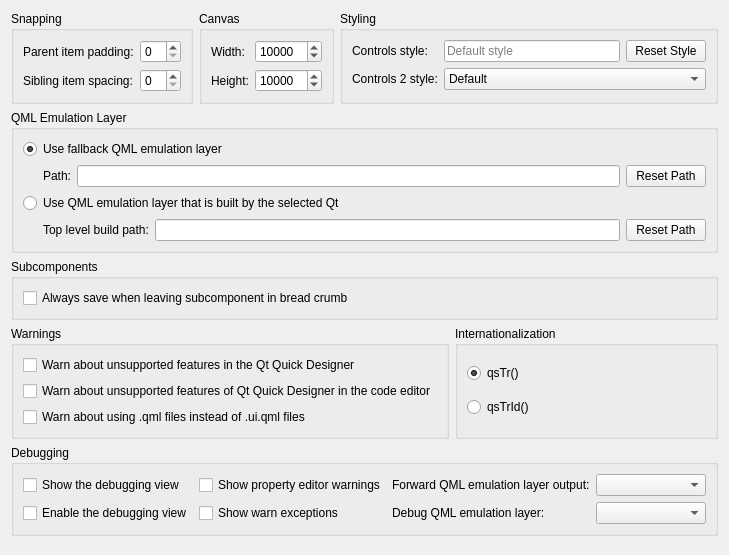
<?xml version="1.0" encoding="UTF-8"?>
<ui version="4.0">
 <class>QmlDesigner::Internal::SettingsPage</class>
 <widget class="QWidget" name="QmlDesigner::Internal::SettingsPage">
  <property name="geometry">
   <rect>
    <x>0</x>
    <y>0</y>
    <width>678</width>
    <height>555</height>
   </rect>
  </property>
  <property name="windowTitle">
   <string>Form</string>
  </property>
  <layout class="QVBoxLayout" name="verticalLayout_3">
   <item>
    <layout class="QHBoxLayout" name="horizontalLayout">
     <item>
      <widget class="QGroupBox" name="groupBox_01">
       <property name="title">
        <string>Snapping</string>
       </property>
       <layout class="QGridLayout" name="gridLayout">
        <item row="1" column="1">
         <widget class="QSpinBox" name="spinItemSpacing">
          <property name="maximum">
           <number>50</number>
          </property>
         </widget>
        </item>
        <item row="0" column="0">
         <widget class="QLabel" name="snapMarginLabel">
          <property name="text">
           <string>Parent item padding:</string>
          </property>
         </widget>
        </item>
        <item row="0" column="1">
         <widget class="QSpinBox" name="spinSnapMargin">
          <property name="maximum">
           <number>10</number>
          </property>
         </widget>
        </item>
        <item row="1" column="0">
         <widget class="QLabel" name="itemSpacingLabel">
          <property name="text">
           <string>Sibling item spacing:</string>
          </property>
         </widget>
        </item>
       </layout>
      </widget>
     </item>
     <item>
      <widget class="QGroupBox" name="groupBox_02">
       <property name="title">
        <string>Canvas</string>
       </property>
       <layout class="QGridLayout" name="gridLayout_2">
        <item row="0" column="0">
         <widget class="QLabel" name="canvasWidthLabel">
          <property name="text">
           <string>Width:</string>
          </property>
         </widget>
        </item>
        <item row="1" column="0">
         <widget class="QLabel" name="canvasHeightLabel">
          <property name="text">
           <string>Height:</string>
          </property>
         </widget>
        </item>
        <item row="1" column="1">
         <widget class="QSpinBox" name="spinCanvasHeight">
          <property name="maximum">
           <number>100000</number>
          </property>
          <property name="singleStep">
           <number>100</number>
          </property>
          <property name="value">
           <number>10000</number>
          </property>
         </widget>
        </item>
        <item row="0" column="1">
         <widget class="QSpinBox" name="spinCanvasWidth">
          <property name="maximum">
           <number>100000</number>
          </property>
          <property name="singleStep">
           <number>100</number>
          </property>
          <property name="value">
           <number>10000</number>
          </property>
         </widget>
        </item>
       </layout>
      </widget>
     </item>
     <item>
      <widget class="QGroupBox" name="groupBox_03">
       <property name="minimumSize">
        <size>
         <width>0</width>
         <height>0</height>
        </size>
       </property>
       <property name="title">
        <string>Styling</string>
       </property>
       <layout class="QGridLayout" name="gridLayout_5">
        <item row="0" column="0">
         <widget class="QLabel" name="label_3">
          <property name="text">
           <string>Controls style:</string>
          </property>
         </widget>
        </item>
        <item row="0" column="1">
         <widget class="QLineEdit" name="styleLineEdit">
          <property name="placeholderText">
           <string>Default style</string>
          </property>
         </widget>
        </item>
        <item row="0" column="2">
         <widget class="QPushButton" name="resetStyle">
          <property name="text">
           <string>Reset Style</string>
          </property>
         </widget>
        </item>
        <item row="1" column="0">
         <widget class="QLabel" name="label_6">
          <property name="text">
           <string>Controls 2 style:</string>
          </property>
         </widget>
        </item>
        <item row="1" column="1" colspan="2">
         <widget class="QComboBox" name="controls2StyleComboBox">
          <item>
           <property name="text">
            <string>Default</string>
           </property>
          </item>
          <item>
           <property name="text">
            <string>Material</string>
           </property>
          </item>
          <item>
           <property name="text">
            <string>Universal</string>
           </property>
          </item>
         </widget>
        </item>
       </layout>
      </widget>
     </item>
    </layout>
   </item>
   <item>
    <widget class="QGroupBox" name="groupBox_04">
     <property name="title">
      <string>QML Emulation Layer</string>
     </property>
     <layout class="QVBoxLayout" name="verticalLayout">
      <item>
       <widget class="QRadioButton" name="useDefaultPuppetRadioButton">
        <property name="toolTip">
         <string>If you select this radio button, Qt Quick Designer always uses the QML emulation layer (QML Puppet) located at the following path.</string>
        </property>
        <property name="text">
         <string>Use fallback QML emulation layer</string>
        </property>
        <property name="checked">
         <bool>true</bool>
        </property>
       </widget>
      </item>
      <item>
       <layout class="QHBoxLayout" name="horizontalLayout_4">
        <item>
         <widget class="QLabel" name="label_2">
          <property name="text">
           <string>Path:</string>
          </property>
          <property name="indent">
           <number>20</number>
          </property>
         </widget>
        </item>
        <item>
         <widget class="Utils::PathChooser" name="fallbackPuppetPathLineEdit">
          <property name="enabled">
           <bool>true</bool>
          </property>
          <property name="toolTip">
           <string>Path where Qt Creator can find the QML emulation layer executable (qmlpuppet).</string>
          </property>
         </widget>
        </item>
        <item>
         <widget class="QPushButton" name="resetFallbackPuppetPathButton">
          <property name="toolTip">
           <string>Resets the path to the QML emulation layer that comes with Qt Creator.</string>
          </property>
          <property name="text">
           <string>Reset Path</string>
          </property>
         </widget>
        </item>
       </layout>
      </item>
      <item>
       <widget class="QRadioButton" name="useQtRelatedPuppetRadioButton">
        <property name="text">
         <string>Use QML emulation layer that is built by the selected Qt</string>
        </property>
       </widget>
      </item>
      <item>
       <layout class="QHBoxLayout" name="horizontalLayout_3">
        <item>
         <widget class="QLabel" name="label">
          <property name="text">
           <string>Top level build path:</string>
          </property>
          <property name="indent">
           <number>20</number>
          </property>
         </widget>
        </item>
        <item>
         <widget class="Utils::PathChooser" name="puppetBuildPathLineEdit">
          <property name="enabled">
           <bool>true</bool>
          </property>
         </widget>
        </item>
        <item>
         <widget class="QPushButton" name="resetQmlPuppetBuildPathButton">
          <property name="text">
           <string>Reset Path</string>
          </property>
         </widget>
        </item>
       </layout>
      </item>
     </layout>
    </widget>
   </item>
   <item>
    <widget class="QGroupBox" name="groupBox_05">
     <property name="minimumSize">
      <size>
       <width>0</width>
       <height>0</height>
      </size>
     </property>
     <property name="title">
      <string>Subcomponents</string>
     </property>
     <layout class="QVBoxLayout" name="verticalLayout_2">
      <item>
       <widget class="QCheckBox" name="alwaysSaveSubcomponentsCheckBox">
        <property name="text">
         <string>Always save when leaving subcomponent in bread crumb</string>
        </property>
       </widget>
      </item>
     </layout>
    </widget>
   </item>
   <item>
    <layout class="QHBoxLayout" name="horizontalLayout_2">
     <item>
      <widget class="QGroupBox" name="groupBox_06">
       <property name="sizePolicy">
        <sizepolicy hsizetype="Preferred" vsizetype="Preferred">
         <horstretch>0</horstretch>
         <verstretch>0</verstretch>
        </sizepolicy>
       </property>
       <property name="title">
        <string>Warnings</string>
       </property>
       <layout class="QGridLayout" name="gridLayout_3">
        <item row="1" column="0">
         <widget class="QCheckBox" name="designerWarningsInEditorCheckBox">
          <property name="toolTip">
           <string>Also warns in the code editor about QML features that are not properly supported by the Qt Quick Designer.</string>
          </property>
          <property name="text">
           <string>Warn about unsupported features of Qt Quick Designer in the code editor</string>
          </property>
         </widget>
        </item>
        <item row="0" column="0">
         <widget class="QCheckBox" name="designerWarningsCheckBox">
          <property name="toolTip">
           <string>Warns about QML features that are not properly supported by the Qt Quick Designer.</string>
          </property>
          <property name="text">
           <string>Warn about unsupported features in the Qt Quick Designer</string>
          </property>
         </widget>
        </item>
        <item row="2" column="0">
         <widget class="QCheckBox" name="designerWarningsUiQmlfiles">
          <property name="toolTip">
           <string>Qt Quick Designer will propose to open .ui.qml files instead of opening a .qml file.</string>
          </property>
          <property name="text">
           <string>Warn about using .qml files instead of .ui.qml files</string>
          </property>
         </widget>
        </item>
       </layout>
      </widget>
     </item>
     <item>
      <widget class="QGroupBox" name="groupBox_07">
       <property name="title">
        <string>Internationalization</string>
       </property>
       <layout class="QVBoxLayout" name="verticalLayout_4">
        <item>
         <widget class="QRadioButton" name="useQsTrFunctionRadioButton">
          <property name="text">
           <string>qsTr()</string>
          </property>
          <property name="checked">
           <bool>true</bool>
          </property>
         </widget>
        </item>
        <item>
         <widget class="QRadioButton" name="useQsTrIdFunctionRadioButton">
          <property name="text">
           <string>qsTrId()</string>
          </property>
         </widget>
        </item>
       </layout>
      </widget>
     </item>
    </layout>
   </item>
   <item>
    <widget class="QGroupBox" name="groupBox_08">
     <property name="title">
      <string>Debugging</string>
     </property>
     <layout class="QGridLayout" name="gridLayout_4">
      <item row="0" column="0">
       <widget class="QCheckBox" name="designerShowDebuggerCheckBox">
        <property name="text">
         <string>Show the debugging view</string>
        </property>
       </widget>
      </item>
      <item row="0" column="1">
       <widget class="QCheckBox" name="showPropertyEditorWarningsCheckBox">
        <property name="text">
         <string>Show property editor warnings</string>
        </property>
       </widget>
      </item>
      <item row="0" column="2">
       <layout class="QHBoxLayout" name="horizontalLayout_5">
        <item>
         <widget class="QLabel" name="label_4">
          <property name="text">
           <string>Forward QML emulation layer output:</string>
          </property>
         </widget>
        </item>
        <item>
         <widget class="QComboBox" name="forwardPuppetOutputComboBox">
          <property name="minimumSize">
           <size>
            <width>110</width>
            <height>0</height>
           </size>
          </property>
          <property name="maximumSize">
           <size>
            <width>110</width>
            <height>16777215</height>
           </size>
          </property>
         </widget>
        </item>
       </layout>
      </item>
      <item row="1" column="0">
       <widget class="QCheckBox" name="designerEnableDebuggerCheckBox">
        <property name="text">
         <string>Enable the debugging view</string>
        </property>
       </widget>
      </item>
      <item row="1" column="1">
       <widget class="QCheckBox" name="showWarnExceptionsCheckBox">
        <property name="text">
         <string>Show warn exceptions</string>
        </property>
       </widget>
      </item>
      <item row="1" column="2">
       <layout class="QHBoxLayout" name="horizontalLayout_7">
        <item>
         <widget class="QLabel" name="label_5">
          <property name="text">
           <string>Debug QML emulation layer:</string>
          </property>
         </widget>
        </item>
        <item>
         <widget class="QComboBox" name="debugPuppetComboBox">
          <property name="minimumSize">
           <size>
            <width>110</width>
            <height>0</height>
           </size>
          </property>
          <property name="maximumSize">
           <size>
            <width>110</width>
            <height>16777215</height>
           </size>
          </property>
         </widget>
        </item>
       </layout>
      </item>
     </layout>
    </widget>
   </item>
   <item>
    <spacer name="verticalSpacer">
     <property name="orientation">
      <enum>Qt::Vertical</enum>
     </property>
     <property name="sizeHint" stdset="0">
      <size>
       <width>0</width>
       <height>0</height>
      </size>
     </property>
    </spacer>
   </item>
  </layout>
 </widget>
 <customwidgets>
  <customwidget>
   <class>Utils::PathChooser</class>
   <extends>QLineEdit</extends>
   <header location="global">utils/pathchooser.h</header>
  </customwidget>
 </customwidgets>
 <tabstops>
  <tabstop>spinSnapMargin</tabstop>
  <tabstop>spinItemSpacing</tabstop>
  <tabstop>spinCanvasWidth</tabstop>
  <tabstop>spinCanvasHeight</tabstop>
  <tabstop>styleLineEdit</tabstop>
  <tabstop>resetStyle</tabstop>
  <tabstop>controls2StyleComboBox</tabstop>
  <tabstop>useDefaultPuppetRadioButton</tabstop>
  <tabstop>resetFallbackPuppetPathButton</tabstop>
  <tabstop>useQtRelatedPuppetRadioButton</tabstop>
  <tabstop>resetQmlPuppetBuildPathButton</tabstop>
  <tabstop>alwaysSaveSubcomponentsCheckBox</tabstop>
  <tabstop>designerWarningsCheckBox</tabstop>
  <tabstop>designerWarningsInEditorCheckBox</tabstop>
  <tabstop>designerWarningsUiQmlfiles</tabstop>
  <tabstop>useQsTrFunctionRadioButton</tabstop>
  <tabstop>useQsTrIdFunctionRadioButton</tabstop>
  <tabstop>designerShowDebuggerCheckBox</tabstop>
  <tabstop>showPropertyEditorWarningsCheckBox</tabstop>
  <tabstop>forwardPuppetOutputComboBox</tabstop>
  <tabstop>designerEnableDebuggerCheckBox</tabstop>
  <tabstop>showWarnExceptionsCheckBox</tabstop>
  <tabstop>debugPuppetComboBox</tabstop>
 </tabstops>
 <resources/>
 <connections/>
</ui>
